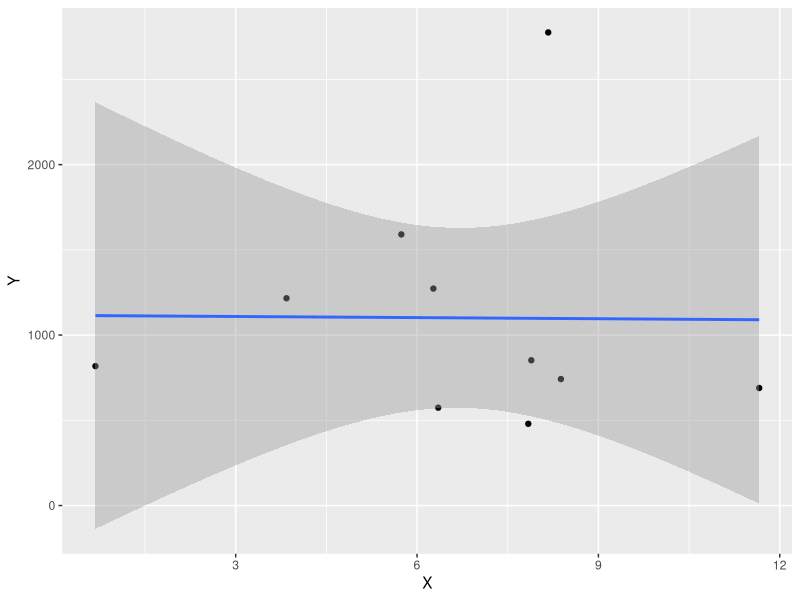
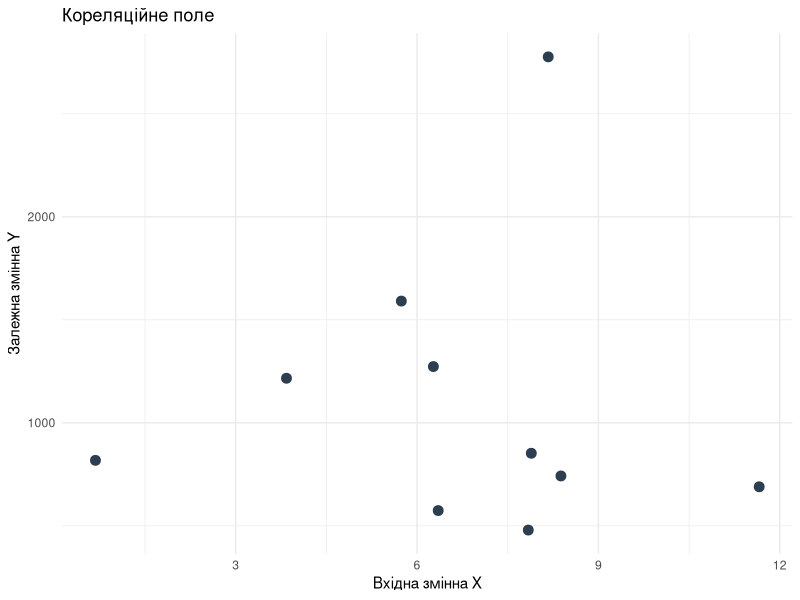
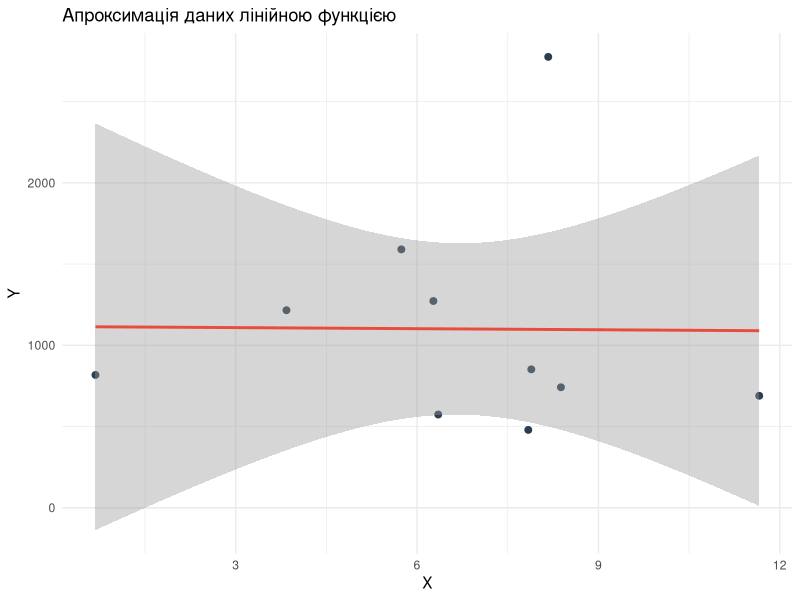
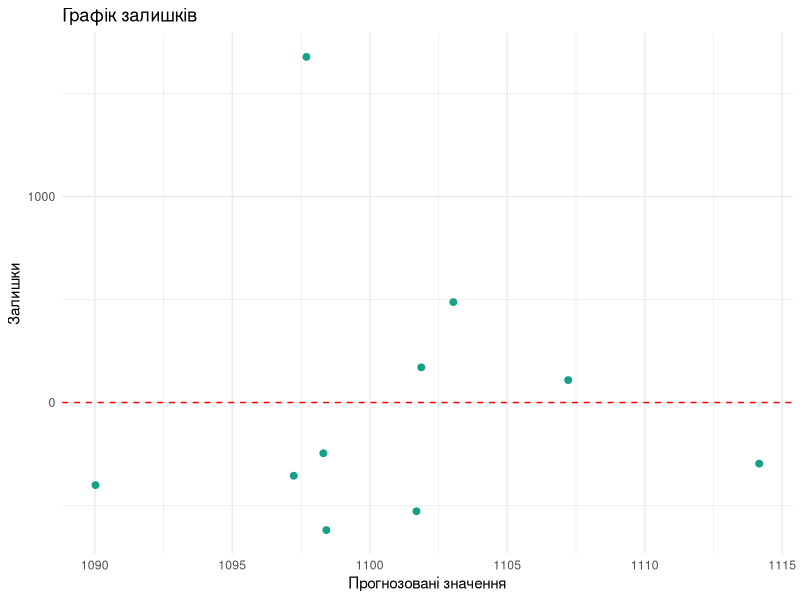

The R source for these figures, in order:
## ---- chunk 1
#| label: setup
#| message: false
#| warning: false

library(knitr)
library(ggplot2)
## ---- chunk 2
data_var2 <- data.frame(
  X = c(8.17, 5.74, 7.89, 8.38, 6.35, 7.84, 0.68, 3.84, 11.66, 6.27),
  Y = c(2775.612765, 1590.619802, 852.1152743, 741.9307833, 574.0234767, 479.3814706, 817.7464993, 1216.079125, 689.388817, 1272.771308)
)

model <- lm(Y ~ X, data = data_var2)
summary(model)

library(ggplot2)
ggplot(data_var2, aes(x = X, y = Y)) +
  geom_point() +
  geom_smooth(method = "lm")
## ---- chunk 3
#| fig-cap: "Кореляційне поле для виявлення зв'язку"

ggplot(data_var2, aes(x = X, y = Y)) +
  geom_point(color = "#2c3e50", size = 3) +
  theme_minimal() +
  labs(title = "Кореляційне поле", x = "Вхідна змінна X", y = "Залежна змінна Y")
## ---- chunk 4
model <- lm(Y ~ X, data = data_var2)

summary(model)
## ---- chunk 5
anova(model)
## ---- chunk 6
ggplot(data_var2, aes(x = X, y = Y)) +
  geom_point(color = "#2c3e50", size = 2) +
  geom_smooth(method = "lm", color = "#e74c3c", se = TRUE) +
  theme_minimal() +
  labs(title = "Апроксимація даних лінійною функцією", x = "X", y = "Y")
## ---- chunk 7
data_var2$residuals <- residuals(model)
data_var2$predicted <- predict(model)

ggplot(data_var2, aes(x = predicted, y = residuals)) +
  geom_point(color = "#16a085", size = 2) +
  geom_hline(yintercept = 0, color = "red", linetype = "dashed") +
  theme_minimal() +
  labs(title = "Графік залишків", x = "Прогнозовані значення", y = "Залишки")
